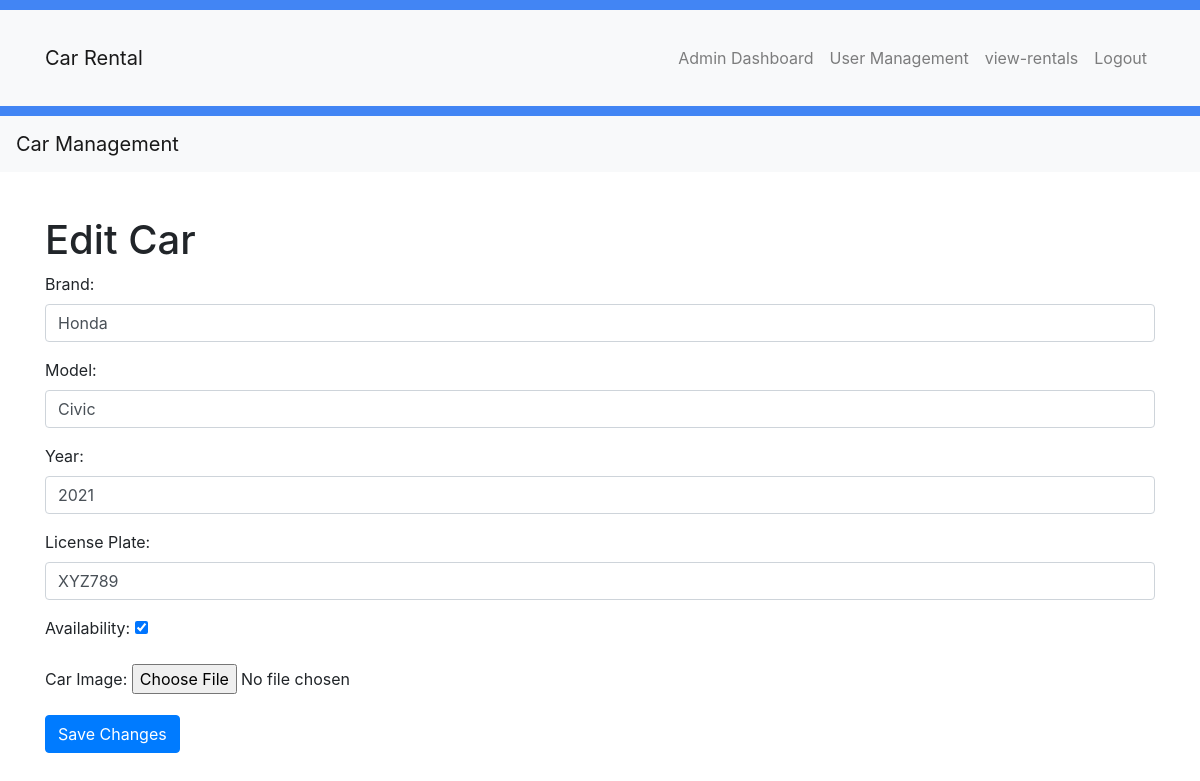
The app's page /car-rental2/pages/admin_pages/edit-car.php?id=24 (signed in) with its own data.
### tables this page shows
CREATE TABLE `cars` (
  `CarID` int(11) NOT NULL,
  `Brand` varchar(255) NOT NULL,
  `Model` varchar(255) NOT NULL,
  `Year` int(11) NOT NULL,
  `LicensePlate` varchar(20) NOT NULL,
  `Availability` tinyint(1) NOT NULL,
  `Image` varchar(255) DEFAULT NULL,
  `PricePerMonth` decimal(10,2) NOT NULL,
  `VehicleType` varchar(255) NOT NULL,
  `description` varchar(1800) DEFAULT NULL
);

### car-rental2/classes/Admin.php (called while the page is built, shortened)
<?php
require_once('Database.php');
class Admin {
    private $db;
    public function __construct(Database $database) {
        $this->db = $database;
    }
    public function getCarById($carId) {
        $sql = "SELECT * FROM cars WHERE CarID = ?";
        $result = $this->db->query($sql, [$carId]);
        if ($result instanceof PDOStatement && $result->rowCount() > 0) {
            $car = $result->fetch(PDO::FETCH_ASSOC);
            return $car;
        } else {
            return null;
        }
    }
}
?>

### car-rental2/classes/Database.php (called while the page is built, shortened)
<?php
class Database {
    private $conn;
    public function __construct() {
        try {
            $dsn = "mysql:host=" . DB_HOST . ";dbname=" . DB_NAME . ";port=" . DB_PORT;
            $options = [
                PDO::ATTR_ERRMODE            => PDO::ERRMODE_EXCEPTION,
                PDO::ATTR_DEFAULT_FETCH_MODE => PDO::FETCH_ASSOC,
                PDO::ATTR_EMULATE_PREPARES   => false,
            ];
            $this->conn = new PDO($dsn, DB_USER, DB_PASSWORD, $options);
        } catch (PDOException $e) {
            die("Connection failed: " . $e->getMessage());
        }
    }
    public function query($sql, $params = []) {
        $stmt = $this->conn->prepare($sql);
        $stmt->execute($params);
        return $stmt;
    }
}
?>

### car-rental2/pages/admin_pages/edit-car.php (the view, shortened to what this page needs)
<?php
require_once('../../classes/Admin.php');
require_once('../../classes/Car.php');
$admin = new Admin($database);
if (isset($_GET['id'])) {
    $editCarID = $_GET['id'];
    $carData = $admin->getCarById($editCarID);
    if ($carData !== null) {
        $brand = $carData['Brand'];
        $model = $carData['Model'];
        $year = $carData['Year'];
        $licensePlate = $carData['LicensePlate'];
        $availability = $carData['Availability'];
    } else {
        echo 'Invalid car ID';
        exit();
    }
} else {
    echo 'Car ID not provided';
    exit();
}
?>
<!DOCTYPE html>
<html lang="en">
<head>
    <link rel="stylesheet" href="../../assets/css/style.css">
</head>
<body>
<?php include('../../includes/header.php'); ?>
<nav class="navbar navbar-expand-lg navbar-light bg-light">
    <a class="navbar-brand" href="#">Car Management</a>
</nav>
<div class="container">
    <h1 class="mt-4">Edit Car</h1>
    <form action="edit-car.php?id=<?php echo $editCarID; ?>" method="post" enctype="multipart/form-data">
        <div class="form-group">
            <label for="brand">Brand:</label>
            <input type="text" name="brand" class="form-control" value="<?php echo $brand; ?>" required>
        </div>
        <div class="form-group">
            <label for="model">Model:</label>
            <input type="text" name="model" class="form-control" value="<?php echo $model; ?>" required>
        </div>
        <div class="form-group">
            <label for="year">Year:</label>
            <input type="number" name="year" class="form-control" value="<?php echo $year; ?>" required>
        </div>
        <div class="form-group">
            <label for="licensePlate">License Plate:</label>
            <input type="text" name="licensePlate" class="form-control" value="<?php echo $licensePlate; ?>" required>
        </div>
        <div class="form-group">
            <label for="availability">Availability:</label>
            <input type="checkbox" name="availability" <?php echo ($availability == 1) ? 'checked' : ''; ?>>
        </div>
        <div class="form-group">
            <label for="carImage">Car Image:</label>
            <input type="file" name="carImage" accept="image/*">
        </div>
        <button type="submit" name="updateCar" class="btn btn-primary">Save Changes</button>
    </form>
</div>
</body>
</html>

### car-rental2/assets/css/style.css (style rules this page uses)
body, h1, h2, h3, p, ul, li { margin: 0; padding: 0; }
.container { max-width: 1200px; margin: 0 auto; padding: 20px; }

### records on screen
cars: brand "Honda", model "Civic", year "2021", licensePlate "XYZ789", Availability "☑"
